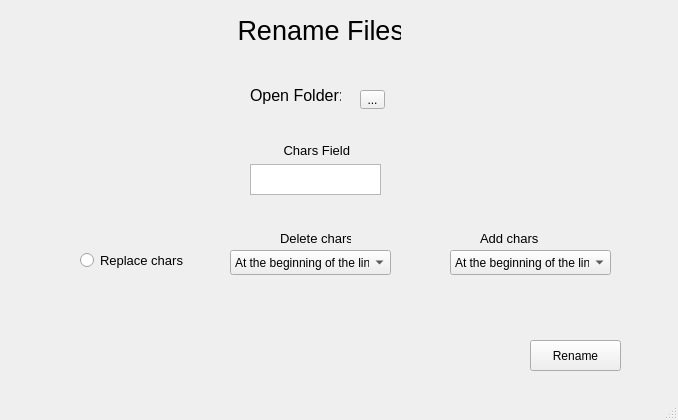
<?xml version="1.0" encoding="UTF-8"?>
<ui version="4.0">
 <class>MainWindow</class>
 <widget class="QMainWindow" name="MainWindow">
  <property name="geometry">
   <rect>
    <x>0</x>
    <y>0</y>
    <width>678</width>
    <height>420</height>
   </rect>
  </property>
  <property name="windowTitle">
   <string>MainWindow</string>
  </property>
  <widget class="QWidget" name="centralwidget">
   <widget class="QLabel" name="ProgramName">
    <property name="geometry">
     <rect>
      <x>230</x>
      <y>0</y>
      <width>171</width>
      <height>61</height>
     </rect>
    </property>
    <property name="font">
     <font>
      <pointsize>20</pointsize>
      <weight>50</weight>
      <bold>false</bold>
     </font>
    </property>
    <property name="text">
     <string> Rename Files</string>
    </property>
    <property name="textFormat">
     <enum>Qt::PlainText</enum>
    </property>
   </widget>
   <widget class="QToolButton" name="toolButton">
    <property name="geometry">
     <rect>
      <x>360</x>
      <y>90</y>
      <width>25</width>
      <height>19</height>
     </rect>
    </property>
    <property name="text">
     <string>...</string>
    </property>
   </widget>
   <widget class="QLabel" name="label">
    <property name="geometry">
     <rect>
      <x>250</x>
      <y>80</y>
      <width>91</width>
      <height>31</height>
     </rect>
    </property>
    <property name="font">
     <font>
      <pointsize>12</pointsize>
     </font>
    </property>
    <property name="text">
     <string>Open Folder:</string>
    </property>
   </widget>
   <widget class="QRadioButton" name="radioButton">
    <property name="geometry">
     <rect>
      <x>80</x>
      <y>245</y>
      <width>111</width>
      <height>31</height>
     </rect>
    </property>
    <property name="font">
     <font>
      <pointsize>10</pointsize>
     </font>
    </property>
    <property name="text">
     <string>Replace chars</string>
    </property>
   </widget>
   <widget class="QPushButton" name="pushButton">
    <property name="geometry">
     <rect>
      <x>530</x>
      <y>340</y>
      <width>91</width>
      <height>31</height>
     </rect>
    </property>
    <property name="text">
     <string>Rename</string>
    </property>
   </widget>
   <widget class="QTextEdit" name="textEdit">
    <property name="geometry">
     <rect>
      <x>250</x>
      <y>164</y>
      <width>131</width>
      <height>31</height>
     </rect>
    </property>
    <property name="html">
     <string>&lt;!DOCTYPE HTML PUBLIC &quot;-//W3C//DTD HTML 4.0//EN&quot; &quot;http://www.w3.org/TR/REC-html40/strict.dtd&quot;&gt;
&lt;html&gt;&lt;head&gt;&lt;meta name=&quot;qrichtext&quot; content=&quot;1&quot; /&gt;&lt;style type=&quot;text/css&quot;&gt;
p, li { white-space: pre-wrap; }
&lt;/style&gt;&lt;/head&gt;&lt;body style=&quot; font-family:'MS Shell Dlg 2'; font-size:8.25pt; font-weight:400; font-style:normal;&quot;&gt;
&lt;p style=&quot;-qt-paragraph-type:empty; margin-top:0px; margin-bottom:0px; margin-left:0px; margin-right:0px; -qt-block-indent:0; text-indent:0px;&quot;&gt;&lt;br /&gt;&lt;/p&gt;&lt;/body&gt;&lt;/html&gt;</string>
    </property>
   </widget>
   <widget class="QLabel" name="label_2">
    <property name="geometry">
     <rect>
      <x>280</x>
      <y>140</y>
      <width>81</width>
      <height>20</height>
     </rect>
    </property>
    <property name="font">
     <font>
      <pointsize>10</pointsize>
     </font>
    </property>
    <property name="text">
     <string> Chars Field</string>
    </property>
   </widget>
   <widget class="QComboBox" name="comboBox">
    <property name="geometry">
     <rect>
      <x>230</x>
      <y>250</y>
      <width>161</width>
      <height>25</height>
     </rect>
    </property>
    <item>
     <property name="text">
      <string>At the beginning of the line</string>
     </property>
    </item>
    <item>
     <property name="text">
      <string>At the end of the line</string>
     </property>
    </item>
   </widget>
   <widget class="QLabel" name="label_3">
    <property name="geometry">
     <rect>
      <x>280</x>
      <y>230</y>
      <width>71</width>
      <height>16</height>
     </rect>
    </property>
    <property name="font">
     <font>
      <pointsize>10</pointsize>
     </font>
    </property>
    <property name="text">
     <string>Delete chars</string>
    </property>
   </widget>
   <widget class="QLabel" name="label_4">
    <property name="geometry">
     <rect>
      <x>480</x>
      <y>230</y>
      <width>71</width>
      <height>16</height>
     </rect>
    </property>
    <property name="font">
     <font>
      <pointsize>10</pointsize>
     </font>
    </property>
    <property name="text">
     <string>Add chars</string>
    </property>
   </widget>
   <widget class="QComboBox" name="comboBox_2">
    <property name="geometry">
     <rect>
      <x>450</x>
      <y>250</y>
      <width>161</width>
      <height>25</height>
     </rect>
    </property>
    <item>
     <property name="text">
      <string>At the beginning of the line</string>
     </property>
    </item>
    <item>
     <property name="text">
      <string>At the end of the line</string>
     </property>
    </item>
   </widget>
  </widget>
  <widget class="QMenuBar" name="menubar">
   <property name="geometry">
    <rect>
     <x>0</x>
     <y>0</y>
     <width>678</width>
     <height>20</height>
    </rect>
   </property>
  </widget>
  <widget class="QStatusBar" name="statusbar"/>
 </widget>
 <resources/>
 <connections/>
</ui>
